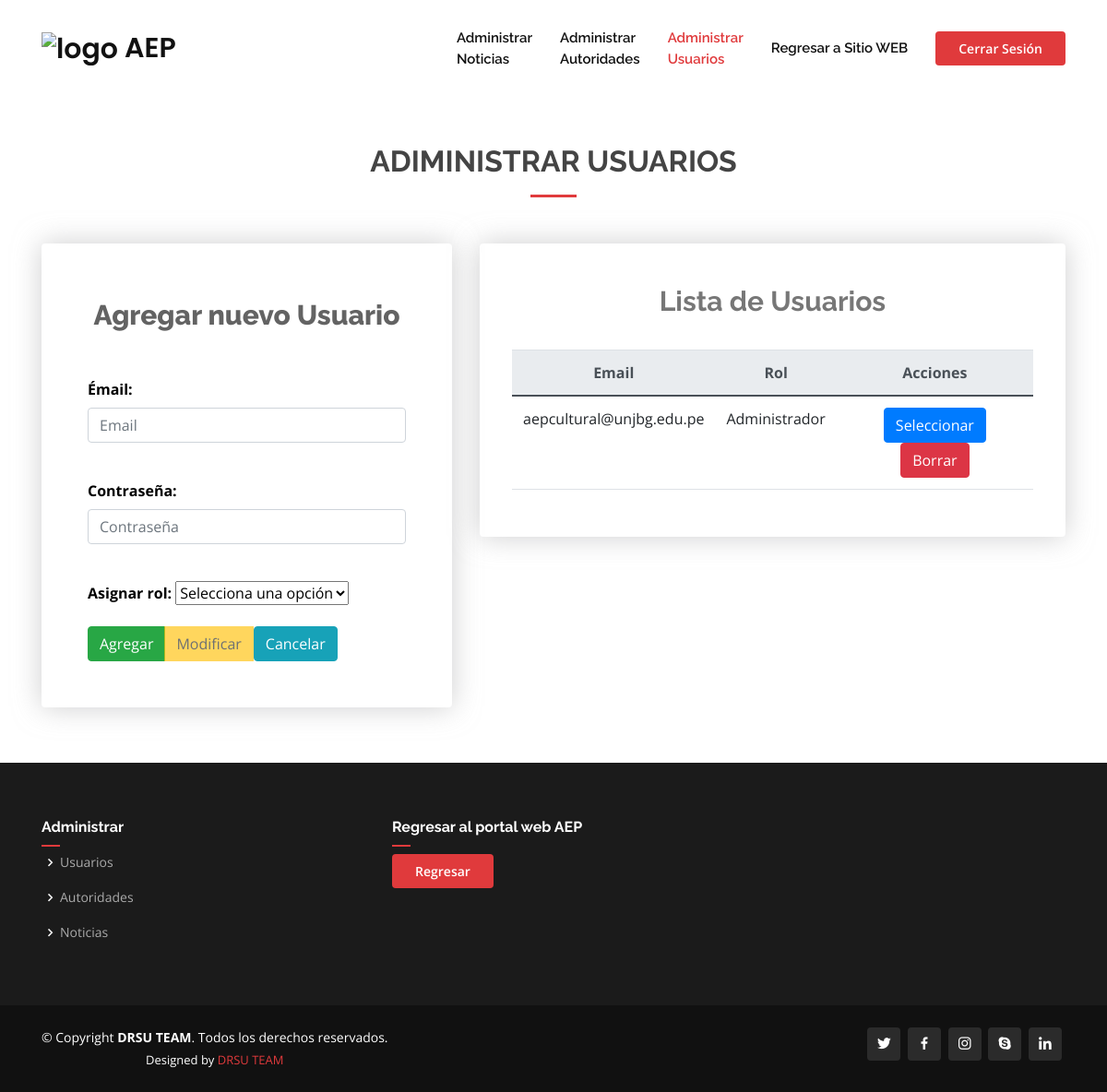
/aep/aep/usuarios/usuario.php (signed in), run on the app's committed database.
### tables this page shows
CREATE TABLE `aep_usuario` (
  `sql_usuario_id` int(10) UNSIGNED NOT NULL,
  `sql_usuario_email` varchar(100) NOT NULL,
  `sql_usuario_pass` varchar(100) NOT NULL,
  `sql_usuario_rol_id` int(10) UNSIGNED NOT NULL
);

CREATE TABLE `aep_rol` (
  `sql_rol_id` int(10) UNSIGNED NOT NULL,
  `sql_rol_nombre` varchar(20) NOT NULL
);

### aep/aep/usuarios/usuario.php (the view, shortened to what this page needs)
<?php require('../drsu_template/header.php');?>
<?php
$var_usuario_email = (isset($_POST['usuario_email']))?$_POST['usuario_email']:"";
$var_usuario_pass = (isset($_POST['usuario_pass']))?$_POST['usuario_pass']:"";
$validacion_2=true;
$validacion=true;
$var_accion = (isset($_POST['accion']))?$_POST['accion']:"";
$sentencia_sql= $conexion->prepare("SELECT
    aep_usuario.sql_usuario_id,
    aep_usuario.sql_usuario_email,
    aep_usuario.sql_usuario_pass,
    aep_usuario.sql_usuario_rol_id,
    aep_rol.sql_rol_nombre
    FROM aep_usuario
    JOIN aep_rol ON aep_usuario.sql_usuario_rol_id=aep_rol.sql_rol_id
    ORDER BY aep_usuario.sql_usuario_id ASC;");
    $sentencia_sql->execute();
    $lista_usuarios=$sentencia_sql->fetchAll(PDO::FETCH_ASSOC);
?>
<section id="contact" class="contact ">
<div class="container">
<div class="section-title">
    <br/>
    <br/>
    <h2>Adiministrar Usuarios</h2>
</div>
<div class="row">
    <div class="col-lg-5">
        <div class="row">
            <div class="col-md-12">
                <div class="info-box2">
                    <h3>Agregar nuevo Usuario</h3>
                    <br/>
                <form method="POST" enctype="multipart/form-data">
                    <div class = "form-group">
                        <label for="usuario_email"><b>Émail:</b></label>
                        <input <?php if($var_usuario_email!="" && $validacion==true){$readonly="readonly"; echo $readonly;}?>
                        type="email" required class="form-control" value="<?php echo $var_usuario_email; ?>" name="usuario_email" id="usuario_email"  placeholder="Email">
                    </div>
                    <br/>
                    <?php
                    if($var_usuario_email!="" && $validacion_2==true) {
                    ?>
                    <div class = "form-group">
                            <div class="form-group">
                                <label for="usuario_pass"><b>Contraseña:</b></label>
                                <button class="btn btn-primary btn-sm" type="submit" id="boton" value="cambio_contra" name="cambio_contra">Cambiar Contraseña</button>
                                <div class="juntar">
                                <input hidden required class="form-control" value="<?php echo $var_usuario_pass; ?>" type="password" name="usuario_pass" id="contraseña2" placeholder="Nueva contraseña">
                                <span class="boton_ver"><button hidden class="btn btn-primary" type="button" id="boton2">ver</button></span>
                                </div>
                            </div>
                            <script type="text/javascript">
                                var boton = document.getElementById('boton');
                                var ver = document.getElementById('boton2');
                                boton.addEventListener('click',mostrarInput);
                                function mostrarInput(){
                                    document.getElementById("contraseña2").hidden = false;
                                    document.getElementById("contraseña2").value = "";
                                    document.getElementById("boton2").hidden = false;
                                    document.getElementById("boton").hidden = true;
                                }
                                ver.addEventListener('click',mostrarContraseña);
                                function mostrarContraseña(){
                                    if(document.getElementById("contraseña2").type == "password"){
                                        document.getElementById("contraseña2").type = "text";
                                    }else{
                                        document.getElementById("contraseña2").type = "password";
                                    }
                                }
                            </script>
                    </div>
                    <?php } if (($var_usuario_email=="" && $validacion_2==true) ||($var_usuario_email!="" && $validacion_2==false)) {  ?>
                    <div class = "form-group">
                        <label for="usuario_pass"><b>Contraseña:</b></label>
                        <input required class="form-control" value="<?php echo $var_usuario_pass; ?>" type="password" name="usuario_pass" id="contraseña" placeholder="Contraseña">
                    </div>
                    <?php } ?>
                     <br/>
                    <div class = "form-group">
                        <label for="roles"><b>Asignar rol:</b></label>
                        <select name="usuario_rol_id" id="usuario_rol_id" required>
                            <?php if(isset($var_usuario_rol_id_2)) { ?>
                                <option selected="" value="<?php echo $var_usuario_rol_id_2; ?>" ><?php echo $var_rol_nombre; ?></option>
                            <?php } else{?>
                                <option value="" selected disabled hidden>Selecciona una opción</option>
                            <?php }?>
                        </select>
                    </div>
                    <div class="btn-group" role="group" aria-label=""><button type="submit" name="accion" <?php if($var_accion=="Seleccionar"){echo "disabled";}?>
                        value= "Agregar" class="btn btn-success">Agregar</button>
                        <button type="submit" name="accion"<?php if($var_accion!="Seleccionar"){echo "disabled";}?> value= "Modificar" class="btn btn-warning">Modificar</button>
                         <a href="usuario.php"><button type="button" class="btn btn-info" ">Cancelar</button></a>
                    </div>
                </form>
                </div>
                </div>
                        </div>
                    </div>
                <div class="col-lg-7">
                    <div class="row">
                        <div class="col-md-12">
                            <div class="info-box">
                                <h3>Lista de Usuarios</h3>
                                <br/>
        <table class="table table-hover">
            <thead class="thead-light " >
                <tr>
                    <th>Email</th>
                    <th>Rol</th>
                    <th>Acciones</th>
                </tr>
            </thead>
            <tbody>
            <?php foreach($lista_usuarios as $usu) { ?>
                <tr>
                    <td><?php echo $usu['sql_usuario_email'] ?> </td>
                    <td><?php echo $usu['sql_rol_nombre'] ?></td>
                    <td>
                    <form method="post">
                        <input type="submit" name="accion" value="Seleccionar" class="btn btn-primary"/>
                        <input type="submit" name="accion" value="Borrar" class="btn btn-danger"/>
                    </form>
                    </td>
                </tr>
            <?php  } ?>
            </tbody>
        </table>
        </div>
             </div>
                    </div>
                </div>
            </div>
            </div>
    </section>
<?php include('../drsu_template/footer.php');?>

### aep/assets/css/style.css (style rules this page uses)
body { font-family: "Open Sans", sans-serif; color: #444444; }
a { color: #e03a3c; text-decoration: none; }
h1, h2, h3, h4, h5, h6 { font-family: "Raleway", sans-serif; }
section { padding: 60px 0; overflow: hidden; position: relative; }
.section-title { text-align: center; padding-bottom: 30px; position: relative; }
.section-title h2 { font-size: 32px; font-weight: bold; text-transform: uppercase; margin-bottom: 20px; padding-bottom: 20px; position: relative; }
.section-title h2::after { content: ""; position: absolute; display: block; width: 50px; height: 3px; background: #e03a3c; bottom: 0; left: calc(50% - 25px); }
.contact .info-box { color: #444444; text-align: center; box-shadow: 0 0 30px rgba(174, 174, 175, 0.6); padding: 35px; border-radius: 4px; }
.contact .info-box h3 { font-size: 30px; color: #777777; font-weight: 700; margin: 10px 0; text-align: center; }
.contact .info-box2 { color: #000000; text-align: left; box-shadow: 0 0 30px rgba(174, 174, 175, 0.6); padding: 50px; border-radius: 4px; }
.contact .info-box2 h3 { font-size: 30px; color: #636363; font-weight: 800; margin: 10px 0; text-align: center; }

### data on the page
aep_usuario: sql_usuario_email "aepcultural@unjbg.edu.pe", aep_rol.sql_rol_nombre "Administrador"
